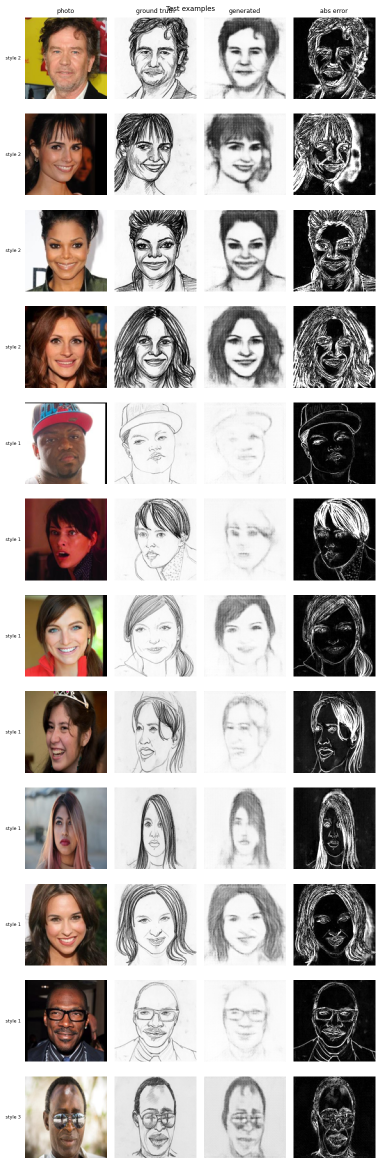
#> input picture report/figures/task4_examples.png, 760 x 2327 px (shown at 1/2 size)
$ python split_task4_examples.py
#> lines starting #> are read from the running program, lines starting #| are printed output that depends on the picture
"""Split the tall Task 4 example figure (12 rows) into three strips of four rows so it fits one wide figure in the report.

  python report/split_task4_examples.py
Reads figures/task4_examples.png and writes figures/task4_examples_{a,b,c}.png. The overlapping title of the original
figure is replaced by a clean row of column labels that is repeated on every strip.
"""
from pathlib import Path

from PIL import Image, ImageDraw, ImageFont

FIG = Path(__file__).resolve().parent / "figures"
im = Image.open(FIG / "task4_examples.png").convert("RGB")
w, h = im.size
#> w = 760; h = 2327
head = 36                                    # height of the title / column-header band in the original
row = (h - head) / 12
#> row = 190.9
try:
    font = ImageFont.truetype("arial.ttf", 17)
except OSError:
    font = ImageFont.load_default()
labels = [("photo", 130), ("ground truth", 293), ("generated", 488), ("abs error", 669)]   # x centres (pixels)
for k, name in enumerate("abc"):
    top, bottom = round(head + 4 * k * row), round(head + 4 * (k + 1) * row)
    body = im.crop((0, top, w, bottom))
    out = Image.new("RGB", (w, 28 + body.height), "white")
    d = ImageDraw.Draw(out)
    for text, cx in labels:
        d.text((cx, 14), text, fill="black", font=font, anchor="mm")
    out.paste(body, (0, 28))
    out.save(FIG / f"task4_examples_{name}.png", optimize=True)
#> this loop made 3 passes
#> pass 1, `body = im.crop((0, top, w, bottom))`:
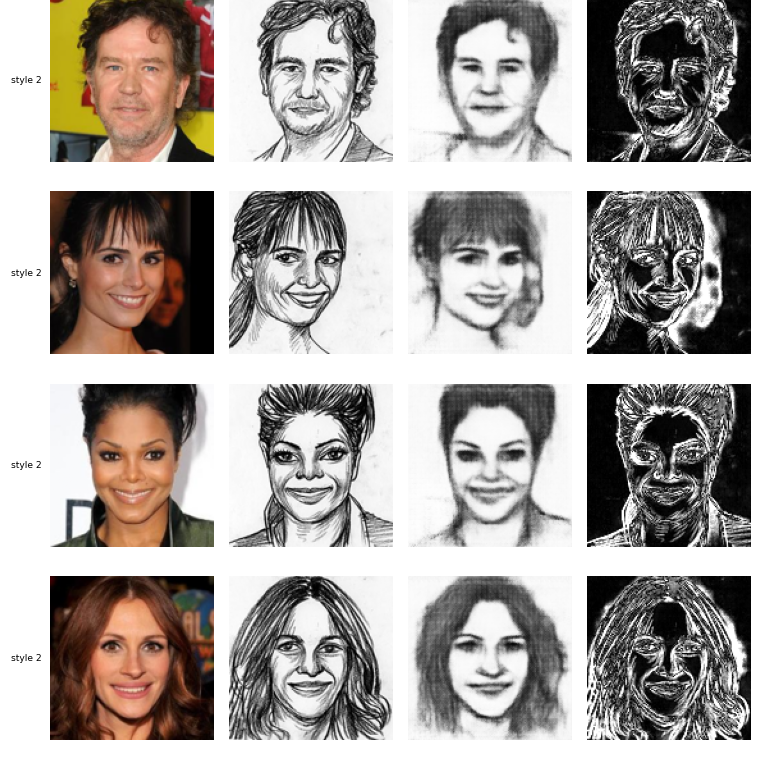
#> body: PIL image 760x764 RGB; mean R, G, B 170.4, 164.6, 160.5
#> pass 1, `out.save(FIG / f"task4_examples_{name}.png", optimize=True)`:
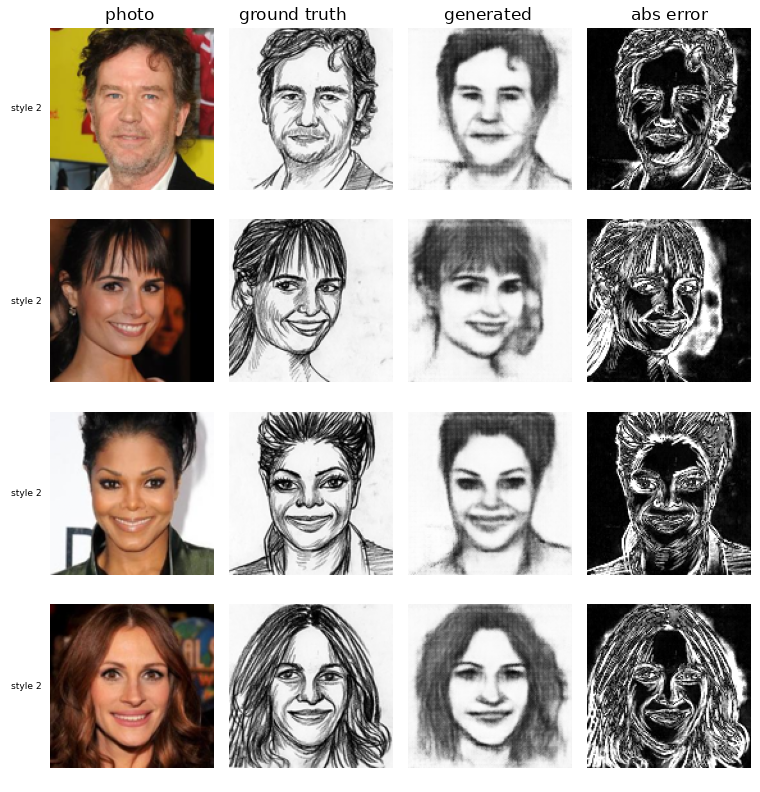
#> saved as task4_examples_a.png: PIL image 760x792 RGB; mean R, G, B 173, 167.4, 163.4
#> pass 2, `body = im.crop((0, top, w, bottom))`:
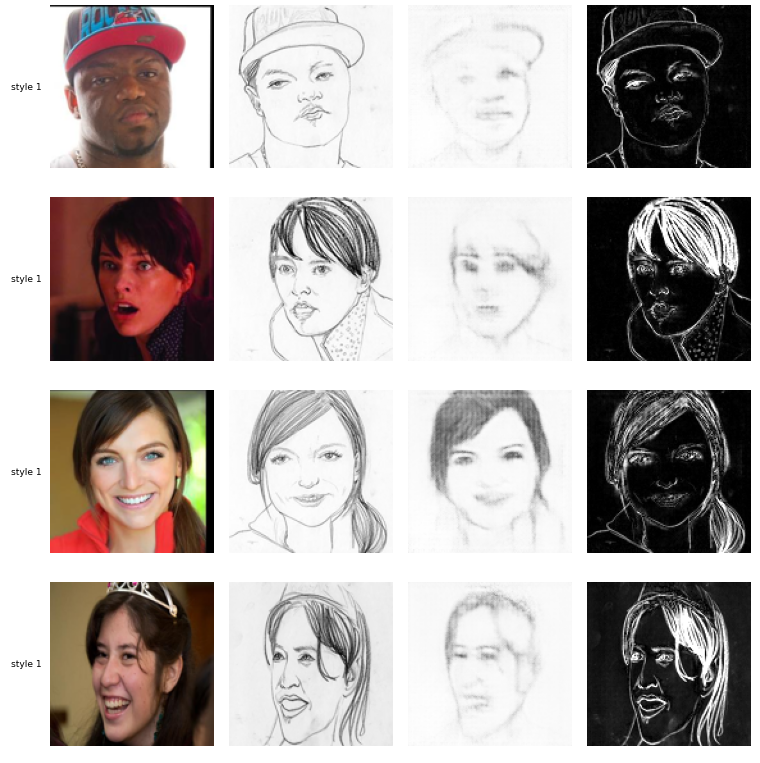
#> body: PIL image 760x763 RGB; mean R, G, B 182.3, 176.1, 173.9
#> after the loop:
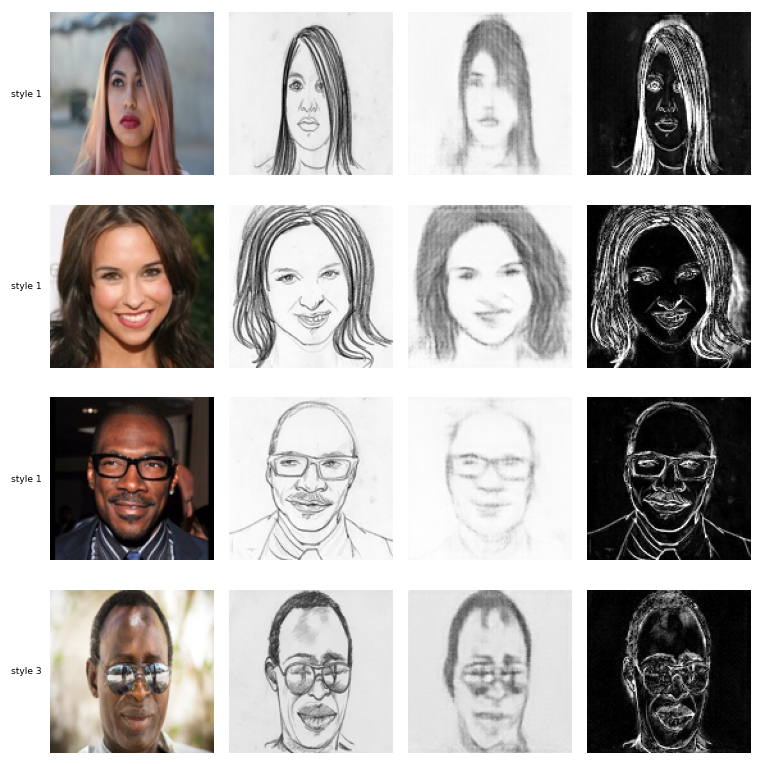
#> body: PIL image 760x764 RGB; mean R, G, B 176.6, 173.5, 171.9
#> after the loop:
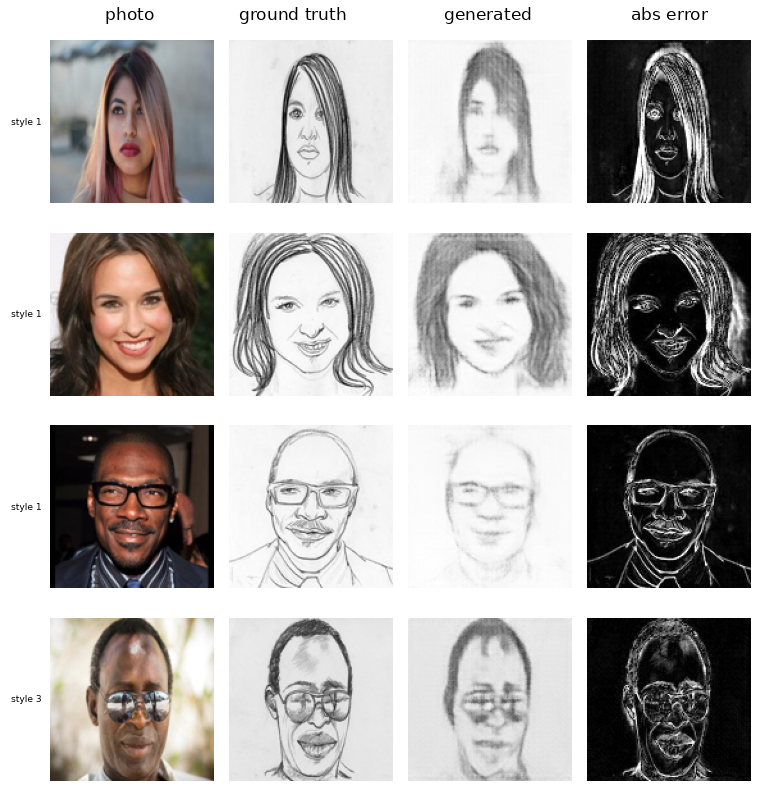
#> out: PIL image 760x792 RGB; mean R, G, B 179, 175.9, 174.4
print("wrote task4_examples_a/b/c.png")

$ run again, with report/figures/app_hard.png copied over report/figures/task4_examples.png
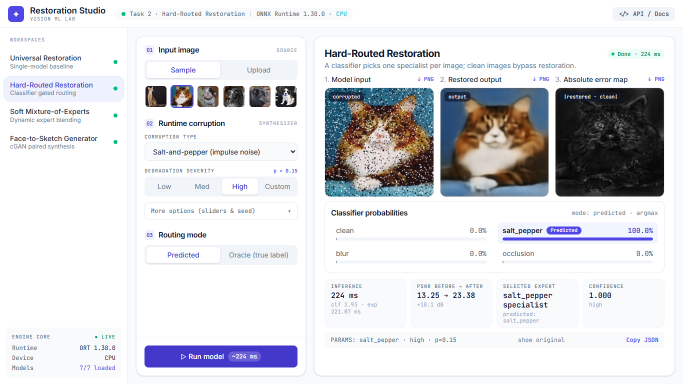
#> input picture report/figures/app_hard.png, 1366 x 768 px (shown at 1/2 size)
#> im is the input picture: PIL image 1366x768 RGB; mean R, G, B 220.3, 220.9, 224.5
#> after the loop `for k, name in enumerate("abc"):`:
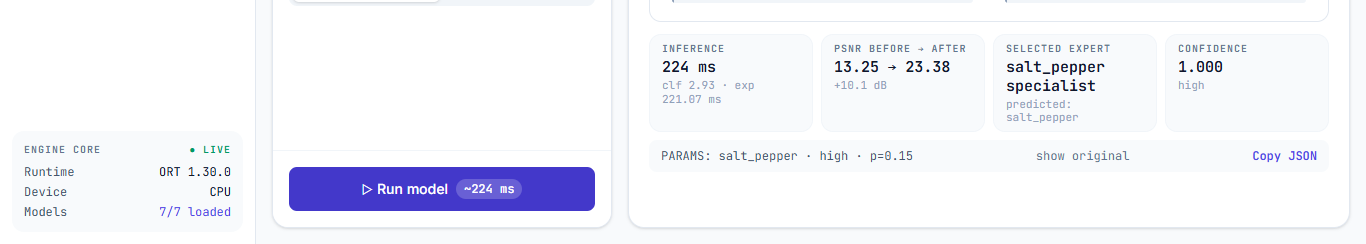
#> body: PIL image 1366x244 RGB; mean R, G, B 241.8, 242.4, 249.3
#> after the loop `for k, name in enumerate("abc"):`:
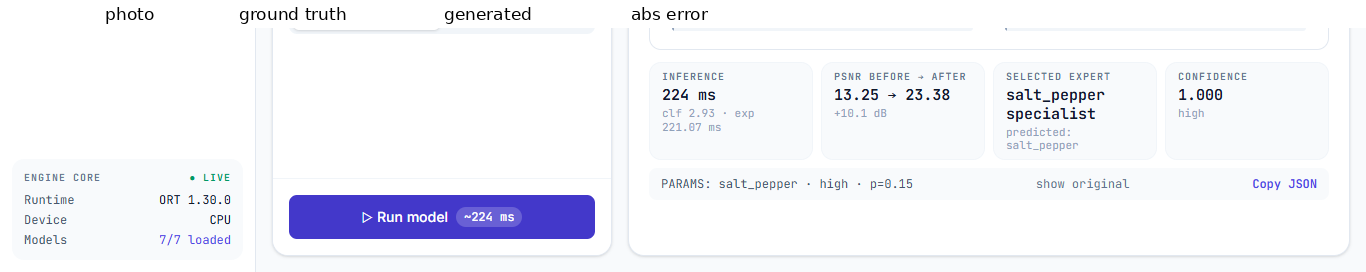
#> out: PIL image 1366x272 RGB; mean R, G, B 242.4, 243, 249.2

$ run again, with report/figures/app_hard_empty.png copied over report/figures/task4_examples.png
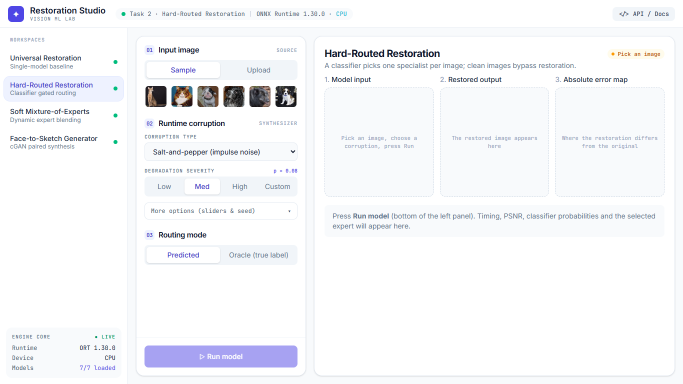
#> input picture report/figures/app_hard_empty.png, 1366 x 768 px (shown at 1/2 size)
#> im is the input picture: PIL image 1366x768 RGB; mean R, G, B 245.6, 246.5, 249
#> after the loop `for k, name in enumerate("abc"):`:
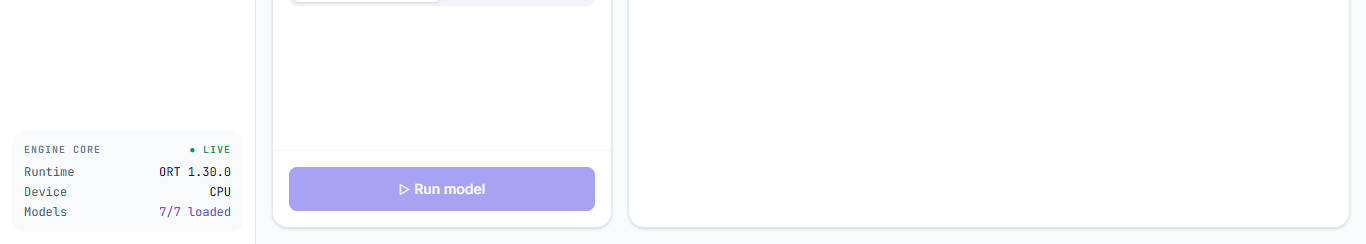
#> body: PIL image 1366x244 RGB; mean R, G, B 249.5, 249.7, 253.3
#> after the loop `for k, name in enumerate("abc"):`:
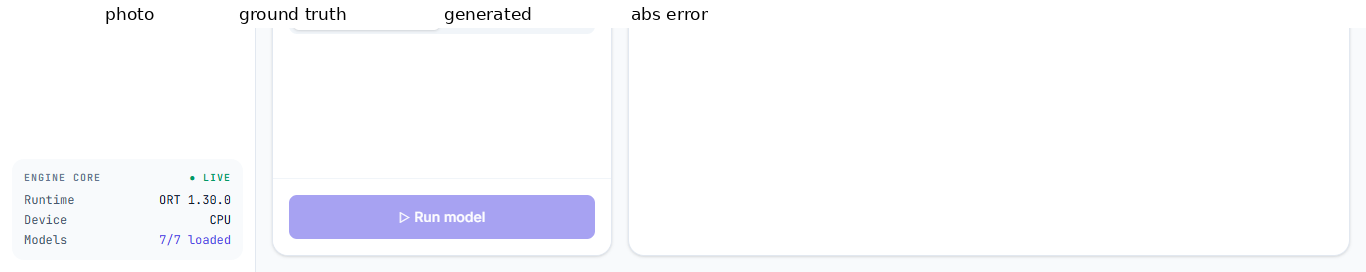
#> out: PIL image 1366x272 RGB; mean R, G, B 249.3, 249.5, 252.8

$ run again, with report/figures/app_sketch.png copied over report/figures/task4_examples.png
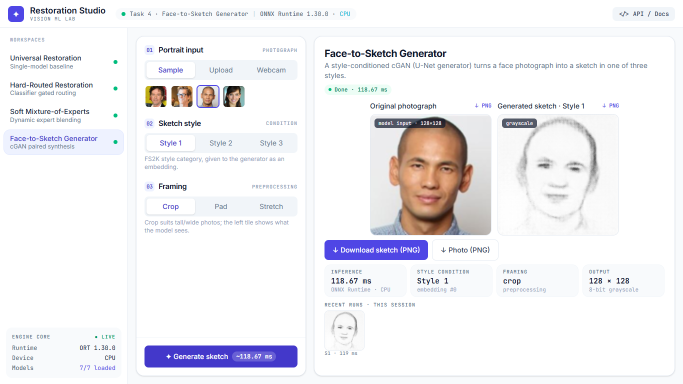
#> input picture report/figures/app_sketch.png, 1366 x 768 px (shown at 1/2 size)
#> im is the input picture: PIL image 1366x768 RGB; mean R, G, B 240.7, 239.8, 243.1
#> after the loop `for k, name in enumerate("abc"):`:
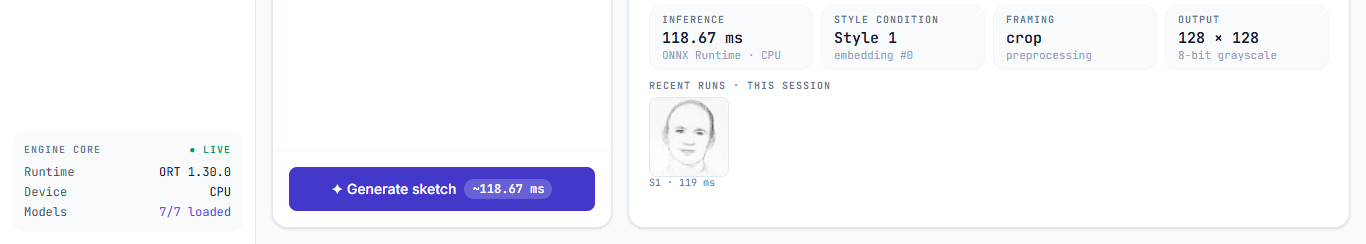
#> body: PIL image 1366x244 RGB; mean R, G, B 243.5, 243.8, 250.2
#> after the loop `for k, name in enumerate("abc"):`:
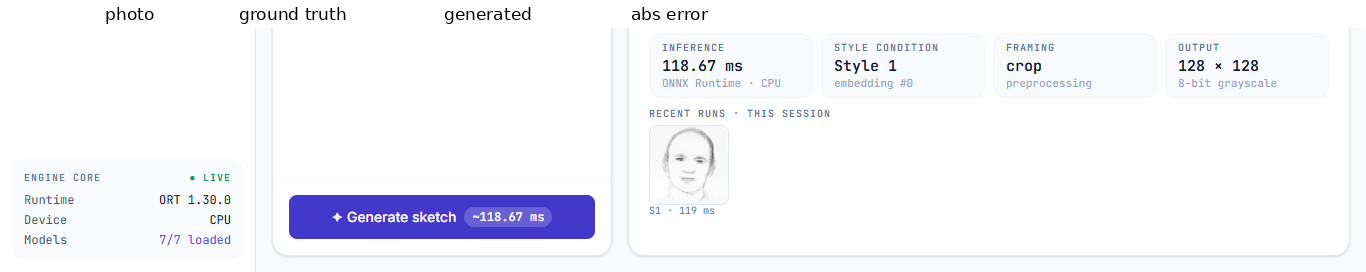
#> out: PIL image 1366x272 RGB; mean R, G, B 243.9, 244.3, 249.9
